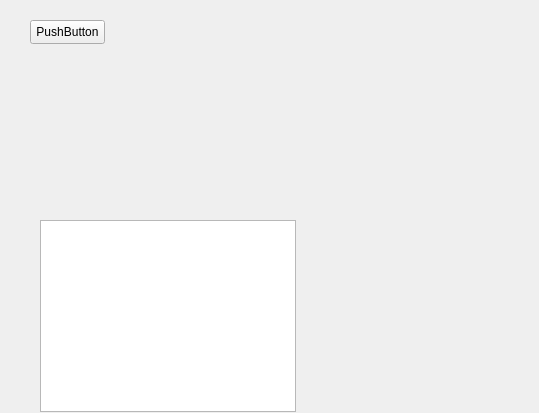
<?xml version="1.0" encoding="UTF-8"?>
<ui version="4.0">
 <class>index</class>
 <widget class="QWidget" name="index">
  <property name="geometry">
   <rect>
    <x>0</x>
    <y>0</y>
    <width>539</width>
    <height>413</height>
   </rect>
  </property>
  <property name="windowTitle">
   <string>index</string>
  </property>
  <widget class="QPushButton" name="pushButton">
   <property name="geometry">
    <rect>
     <x>30</x>
     <y>20</y>
     <width>75</width>
     <height>24</height>
    </rect>
   </property>
   <property name="text">
    <string>PushButton</string>
   </property>
  </widget>
  <widget class="QTextBrowser" name="textBrowser">
   <property name="geometry">
    <rect>
     <x>40</x>
     <y>220</y>
     <width>256</width>
     <height>192</height>
    </rect>
   </property>
  </widget>
 </widget>
 <resources/>
 <connections/>
</ui>
